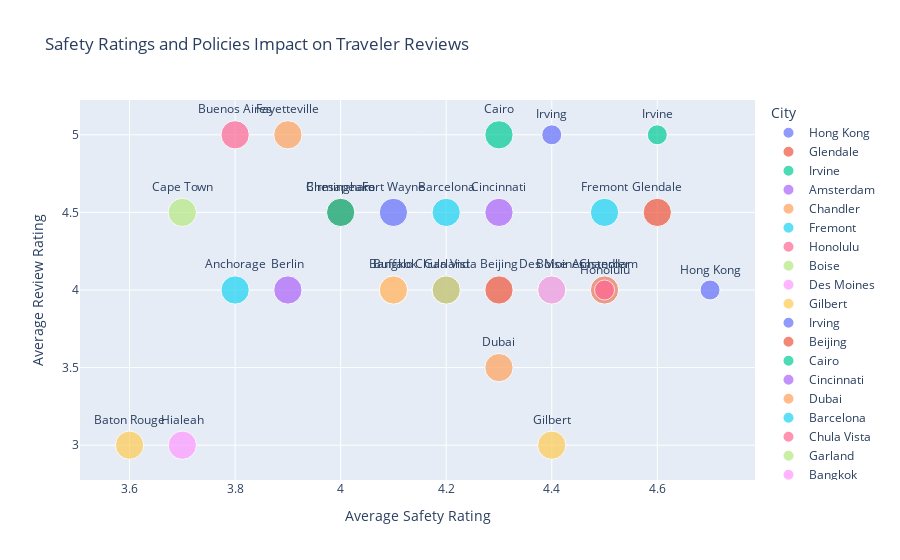

This figure's notebook cell:
### Markdown cell above
### Safety Ratings and Policies Impact on Traveler Reviews

### Code cell
# Execute the query
query = """
SELECT 
    S.City, 
    AVG(S.Safety_Rating) AS Avg_Safety_Rating, 
    COUNT(SP.Survey_ID) AS Total_Reviews, 
    AVG(SP.Rating) AS Avg_Review_Rating
FROM SafetyData S
JOIN Survey SP ON S.City = SP.City
GROUP BY S.City
ORDER BY Avg_Safety_Rating DESC;
"""
df = pd.read_sql(query, engine)

# Create a scatter plot with labeled cities
fig = px.scatter(
    df,
    x='Avg_Safety_Rating',
    y='Avg_Review_Rating',
    size='Total_Reviews',
    color='City',
    title='Safety Ratings and Policies Impact on Traveler Reviews',
    labels={'Avg_Safety_Rating': 'Average Safety Rating', 'Avg_Review_Rating': 'Average Review Rating'},
    text='City'  # Add text labels for cities
)

# Show the plot with city names visible
fig.update_traces(textposition='top center')  # Adjust text position for better visibility
fig.show()

### Figure 1 — Plotly figure (JSON) as saved in the notebook; plotly's stock layout.template omitted (floating-point values rounded to 4 significant figures)
{"data": [{"hovertemplate": "City=%{text}<br>Average Safety Rating=%{x}<br>Average Review Rating=%{y}<br>Total_Reviews=%{marker.size}<extra></extra>", "legendgroup": "Hong Kong", "marker": {"color": "#636efa", "size": [1], "sizemode": "area", "sizeref": 0.005, "symbol": "circle"}, "mode": "markers+text", "name": "Hong Kong", "orientation": "v", "showlegend": true, "text": ["Hong Kong"], "textposition": "top center", "type": "scatter", "x": [4.7], "xaxis": "x", "y": [4], "yaxis": "y"}, {"hovertemplate": "City=%{text}<br>Average Safety Rating=%{x}<br>Average Review Rating=%{y}<br>Total_Reviews=%{marker.size}<extra></extra>", "legendgroup": "Glendale", "marker": {"color": "#EF553B", "size": [2], "sizemode": "area", "sizeref": 0.005, "symbol": "circle"}, "mode": "markers+text", "name": "Glendale", "orientation": "v", "showlegend": true, "text": ["Glendale"], "textposition": "top center", "type": "scatter", "x": [4.6], "xaxis": "x", "y": [4.5], "yaxis": "y"}, {"hovertemplate": "City=%{text}<br>Average Safety Rating=%{x}<br>Average Review Rating=%{y}<br>Total_Reviews=%{marker.size}<extra></extra>", "legendgroup": "Irvine", "marker": {"color": "#00cc96", "size": [1], "sizemode": "area", "sizeref": 0.005, "symbol": "circle"}, "mode": "markers+text", "name": "Irvine", "orientation": "v", "showlegend": true, "text": ["Irvine"], "textposition": "top center", "type": "scatter", "x": [4.6], "xaxis": "x", "y": [5], "yaxis": "y"}, {"hovertemplate": "City=%{text}<br>Average Safety Rating=%{x}<br>Average Review Rating=%{y}<br>Total_Reviews=%{marker.size}<extra></extra>", "legendgroup": "Amsterdam", "marker": {"color": "#ab63fa", "size": [2], "sizemode": "area", "sizeref": 0.005, "symbol": "circle"}, "mode": "markers+text", "name": "Amsterdam", "orientation": "v", "showlegend": true, "text": ["Amsterdam"], "textposition": "top center", "type": "scatter", "x": [4.5], "xaxis": "x", "y": [4], "yaxis": "y"}, {"hovertemplate": "City=%{text}<br>Average Safety Rating=%{x}<br>Average Review Rating=%{y}<br>Total_Reviews=%{marker.size}<extra></extra>", "legendgroup": "Chandler", "marker": {"color": "#FFA15A", "size": [2], "sizemode": "area", "sizeref": 0.005, "symbol": "circle"}, "mode": "markers+text", "name": "Chandler", "orientation": "v", "showlegend": true, "text": ["Chandler"], "textposition": "top center", "type": "scatter", "x": [4.5], "xaxis": "x", "y": [4], "yaxis": "y"}, {"hovertemplate": "City=%{text}<br>Average Safety Rating=%{x}<br>Average Review Rating=%{y}<br>Total_Reviews=%{marker.size}<extra></extra>", "legendgroup": "Fremont", "marker": {"color": "#19d3f3", "size": [2], "sizemode": "area", "sizeref": 0.005, "symbol": "circle"}, "mode": "markers+text", "name": "Fremont", "orientation": "v", "showlegend": true, "text": ["Fremont"], "textposition": "top center", "type": "scatter", "x": [4.5], "xaxis": "x", "y": [4.5], "yaxis": "y"}, {"hovertemplate": "City=%{text}<br>Average Safety Rating=%{x}<br>Average Review Rating=%{y}<br>Total_Reviews=%{marker.size}<extra></extra>", "legendgroup": "Honolulu", "marker": {"color": "#FF6692", "size": [1], "sizemode": "area", "sizeref": 0.005, "symbol": "circle"}, "mode": "markers+text", "name": "Honolulu", "orientation": "v", "showlegend": true, "text": ["Honolulu"], "textposition": "top center", "type": "scatter", "x": [4.5], "xaxis": "x", "y": [4], "yaxis": "y"}, {"hovertemplate": "City=%{text}<br>Average Safety Rating=%{x}<br>Average Review Rating=%{y}<br>Total_Reviews=%{marker.size}<extra></extra>", "legendgroup": "Boise", "marker": {"color": "#B6E880", "size": [2], "sizemode": "area", "sizeref": 0.005, "symbol": "circle"}, "mode": "markers+text", "name": "Boise", "orientation": "v", "showlegend": true, "text": ["Boise"], "textposition": "top center", "type": "scatter", "x": [4.4], "xaxis": "x", "y": [4], "yaxis": "y"}, {"hovertemplate": "City=%{text}<br>Average Safety Rating=%{x}<br>Average Review Rating=%{y}<br>Total_Reviews=%{marker.size}<extra></extra>", "legendgroup": "Des Moines", "marker": {"color": "#FF97FF", "size": [2], "sizemode": "area", "sizeref": 0.005, "symbol": "circle"}, "mode": "markers+text", "name": "Des Moines", "orientation": "v", "showlegend": true, "text": ["Des Moines"], "textposition": "top center", "type": "scatter", "x": [4.4], "xaxis": "x", "y": [4], "yaxis": "y"}, {"hovertemplate": "City=%{text}<br>Average Safety Rating=%{x}<br>Average Review Rating=%{y}<br>Total_Reviews=%{marker.size}<extra></extra>", "legendgroup": "Gilbert", "marker": {"color": "#FECB52", "size": [2], "sizemode": "area", "sizeref": 0.005, "symbol": "circle"}, "mode": "markers+text", "name": "Gilbert", "orientation": "v", "showlegend": true, "text": ["Gilbert"], "textposition": "top center", "type": "scatter", "x": [4.4], "xaxis": "x", "y": [3], "yaxis": "y"}, {"hovertemplate": "City=%{text}<br>Average Safety Rating=%{x}<br>Average Review Rating=%{y}<br>Total_Reviews=%{marker.size}<extra></extra>", "legendgroup": "Irving", "marker": {"color": "#636efa", "size": [1], "sizemode": "area", "sizeref": 0.005, "symbol": "circle"}, "mode": "markers+text", "name": "Irving", "orientation": "v", "showlegend": true, "text": ["Irving"], "textposition": "top center", "type": "scatter", "x": [4.4], "xaxis": "x", "y": [5], "yaxis": "y"}, {"hovertemplate": "City=%{text}<br>Average Safety Rating=%{x}<br>Average Review Rating=%{y}<br>Total_Reviews=%{marker.size}<extra></extra>", "legendgroup": "Beijing", "marker": {"color": "#EF553B", "size": [2], "sizemode": "area", "sizeref": 0.005, "symbol": "circle"}, "mode": "markers+text", "name": "Beijing", "orientation": "v", "showlegend": true, "text": ["Beijing"], "textposition": "top center", "type": "scatter", "x": [4.3], "xaxis": "x", "y": [4], "yaxis": "y"}, {"hovertemplate": "City=%{text}<br>Average Safety Rating=%{x}<br>Average Review Rating=%{y}<br>Total_Reviews=%{marker.size}<extra></extra>", "legendgroup": "Cairo", "marker": {"color": "#00cc96", "size": [2], "sizemode": "area", "sizeref": 0.005, "symbol": "circle"}, "mode": "markers+text", "name": "Cairo", "orientation": "v", "showlegend": true, "text": ["Cairo"], "textposition": "top center", "type": "scatter", "x": [4.3], "xaxis": "x", "y": [5], "yaxis": "y"}, {"hovertemplate": "City=%{text}<br>Average Safety Rating=%{x}<br>Average Review Rating=%{y}<br>Total_Reviews=%{marker.size}<extra></extra>", "legendgroup": "Cincinnati", "marker": {"color": "#ab63fa", "size": [2], "sizemode": "area", "sizeref": 0.005, "symbol": "circle"}, "mode": "markers+text", "name": "Cincinnati", "orientation": "v", "showlegend": true, "text": ["Cincinnati"], "textposition": "top center", "type": "scatter", "x": [4.3], "xaxis": "x", "y": [4.5], "yaxis": "y"}, {"hovertemplate": "City=%{text}<br>Average Safety Rating=%{x}<br>Average Review Rating=%{y}<br>Total_Reviews=%{marker.size}<extra></extra>", "legendgroup": "Dubai", "marker": {"color": "#FFA15A", "size": [2], "sizemode": "area", "sizeref": 0.005, "symbol": "circle"}, "mode": "markers+text", "name": "Dubai", "orientation": "v", "showlegend": true, "text": ["Dubai"], "textposition": "top center", "type": "scatter", "x": [4.3], "xaxis": "x", "y": [3.5], "yaxis": "y"}, {"hovertemplate": "City=%{text}<br>Average Safety Rating=%{x}<br>Average Review Rating=%{y}<br>Total_Reviews=%{marker.size}<extra></extra>", "legendgroup": "Barcelona", "marker": {"color": "#19d3f3", "size": [2], "sizemode": "area", "sizeref": 0.005, "symbol": "circle"}, "mode": "markers+text", "name": "Barcelona", "orientation": "v", "showlegend": true, "text": ["Barcelona"], "textposition": "top center", "type": "scatter", "x": [4.2], "xaxis": "x", "y": [4.5], "yaxis": "y"}, {"hovertemplate": "City=%{text}<br>Average Safety Rating=%{x}<br>Average Review Rating=%{y}<br>Total_Reviews=%{marker.size}<extra></extra>", "legendgroup": "Chula Vista", "marker": {"color": "#FF6692", "size": [2], "sizemode": "area", "sizeref": 0.005, "symbol": "circle"}, "mode": "markers+text", "name": "Chula Vista", "orientation": "v", "showlegend": true, "text": ["Chula Vista"], "textposition": "top center", "type": "scatter", "x": [4.2], "xaxis": "x", "y": [4], "yaxis": "y"}, {"hovertemplate": "City=%{text}<br>Average Safety Rating=%{x}<br>Average Review Rating=%{y}<br>Total_Reviews=%{marker.size}<extra></extra>", "legendgroup": "Garland", "marker": {"color": "#B6E880", "size": [2], "sizemode": "area", "sizeref": 0.005, "symbol": "circle"}, "mode": "markers+text", "name": "Garland", "orientation": "v", "showlegend": true, "text": ["Garland"], "textposition": "top center", "type": "scatter", "x": [4.2], "xaxis": "x", "y": [4], "yaxis": "y"}, {"hovertemplate": "City=%{text}<br>Average Safety Rating=%{x}<br>Average Review Rating=%{y}<br>Total_Reviews=%{marker.size}<extra></extra>", "legendgroup": "Bangkok", "marker": {"color": "#FF97FF", "size": [2], "sizemode": "area", "sizeref": 0.005, "symbol": "circle"}, "mode": "markers+text", "name": "Bangkok", "orientation": "v", "showlegend": true, "text": ["Bangkok"], "textposition": "top center", "type": "scatter", "x": [4.1], "xaxis": "x", "y": [4], "yaxis": "y"}, {"hovertemplate": "City=%{text}<br>Average Safety Rating=%{x}<br>Average Review Rating=%{y}<br>Total_Reviews=%{marker.size}<extra></extra>", "legendgroup": "Buffalo", "marker": {"color": "#FECB52", "size": [2], "sizemode": "area", "sizeref": 0.005, "symbol": "circle"}, "mode": "markers+text", "name": "Buffalo", "orientation": "v", "showlegend": true, "text": ["Buffalo"], "textposition": "top center", "type": "scatter", "x": [4.1], "xaxis": "x", "y": [4], "yaxis": "y"}, {"hovertemplate": "City=%{text}<br>Average Safety Rating=%{x}<br>Average Review Rating=%{y}<br>Total_Reviews=%{marker.size}<extra></extra>", "legendgroup": "Fort Wayne", "marker": {"color": "#636efa", "size": [2], "sizemode": "area", "sizeref": 0.005, "symbol": "circle"}, "mode": "markers+text", "name": "Fort Wayne", "orientation": "v", "showlegend": true, "text": ["Fort Wayne"], "textposition": "top center", "type": "scatter", "x": [4.1], "xaxis": "x", "y": [4.5], "yaxis": "y"}, {"hovertemplate": "City=%{text}<br>Average Safety Rating=%{x}<br>Average Review Rating=%{y}<br>Total_Reviews=%{marker.size}<extra></extra>", "legendgroup": "Birmingham", "marker": {"color": "#EF553B", "size": [2], "sizemode": "area", "sizeref": 0.005, "symbol": "circle"}, "mode": "markers+text", "name": "Birmingham", "orientation": "v", "showlegend": true, "text": ["Birmingham"], "textposition": "top center", "type": "scatter", "x": [4], "xaxis": "x", "y": [4.5], "yaxis": "y"}, {"hovertemplate": "City=%{text}<br>Average Safety Rating=%{x}<br>Average Review Rating=%{y}<br>Total_Reviews=%{marker.size}<extra></extra>", "legendgroup": "Chesapeake", "marker": {"color": "#00cc96", "size": [2], "sizemode": "area", "sizeref": 0.005, "symbol": "circle"}, "mode": "markers+text", "name": "Chesapeake", "orientation": "v", "showlegend": true, "text": ["Chesapeake"], "textposition": "top center", "type": "scatter", "x": [4], "xaxis": "x", "y": [4.5], "yaxis": "y"}, {"hovertemplate": "City=%{text}<br>Average Safety Rating=%{x}<br>Average Review Rating=%{y}<br>Total_Reviews=%{marker.size}<extra></extra>", "legendgroup": "Berlin", "marker": {"color": "#ab63fa", "size": [2], "sizemode": "area", "sizeref": 0.005, "symbol": "circle"}, "mode": "markers+text", "name": "Berlin", "orientation": "v", "showlegend": true, "text": ["Berlin"], "textposition": "top center", "type": "scatter", "x": [3.9], "xaxis": "x", "y": [4], "yaxis": "y"}, {"hovertemplate": "City=%{text}<br>Average Safety Rating=%{x}<br>Average Review Rating=%{y}<br>Total_Reviews=%{marker.size}<extra></extra>", "legendgroup": "Fayetteville", "marker": {"color": "#FFA15A", "size": [2], "sizemode": "area", "sizeref": 0.005, "symbol": "circle"}, "mode": "markers+text", "name": "Fayetteville", "orientation": "v", "showlegend": true, "text": ["Fayetteville"], "textposition": "top center", "type": "scatter", "x": [3.9], "xaxis": "x", "y": [5], "yaxis": "y"}, {"hovertemplate": "City=%{text}<br>Average Safety Rating=%{x}<br>Average Review Rating=%{y}<br>Total_Reviews=%{marker.size}<extra></extra>", "legendgroup": "Anchorage", "marker": {"color": "#19d3f3", "size": [2], "sizemode": "area", "sizeref": 0.005, "symbol": "circle"}, "mode": "markers+text", "name": "Anchorage", "orientation": "v", "showlegend": true, "text": ["Anchorage"], "textposition": "top center", "type": "scatter", "x": [3.8], "xaxis": "x", "y": [4], "yaxis": "y"}, {"hovertemplate": "City=%{text}<br>Average Safety Rating=%{x}<br>Average Review Rating=%{y}<br>Total_Reviews=%{marker.size}<extra></extra>", "legendgroup": "Buenos Aires", "marker": {"color": "#FF6692", "size": [2], "sizemode": "area", "sizeref": 0.005, "symbol": "circle"}, "mode": "markers+text", "name": "Buenos Aires", "orientation": "v", "showlegend": true, "text": ["Buenos Aires"], "textposition": "top center", "type": "scatter", "x": [3.8], "xaxis": "x", "y": [5], "yaxis": "y"}, {"hovertemplate": "City=%{text}<br>Average Safety Rating=%{x}<br>Average Review Rating=%{y}<br>Total_Reviews=%{marker.size}<extra></extra>", "legendgroup": "Cape Town", "marker": {"color": "#B6E880", "size": [2], "sizemode": "area", "sizeref": 0.005, "symbol": "circle"}, "mode": "markers+text", "name": "Cape Town", "orientation": "v", "showlegend": true, "text": ["Cape Town"], "textposition": "top center", "type": "scatter", "x": [3.7], "xaxis": "x", "y": [4.5], "yaxis": "y"}, {"hovertemplate": "City=%{text}<br>Average Safety Rating=%{x}<br>Average Review Rating=%{y}<br>Total_Reviews=%{marker.size}<extra></extra>", "legendgroup": "Hialeah", "marker": {"color": "#FF97FF", "size": [2], "sizemode": "area", "sizeref": 0.005, "symbol": "circle"}, "mode": "markers+text", "name": "Hialeah", "orientation": "v", "showlegend": true, "text": ["Hialeah"], "textposition": "top center", "type": "scatter", "x": [3.7], "xaxis": "x", "y": [3], "yaxis": "y"}, {"hovertemplate": "City=%{text}<br>Average Safety Rating=%{x}<br>Average Review Rating=%{y}<br>Total_Reviews=%{marker.size}<extra></extra>", "legendgroup": "Baton Rouge", "marker": {"color": "#FECB52", "size": [2], "sizemode": "area", "sizeref": 0.005, "symbol": "circle"}, "mode": "markers+text", "name": "Baton Rouge", "orientation": "v", "showlegend": true, "text": ["Baton Rouge"], "textposition": "top center", "type": "scatter", "x": [3.6], "xaxis": "x", "y": [3], "yaxis": "y"}], "layout": {"autosize": true, "legend": {"itemsizing": "constant", "title": {"text": "City"}, "tracegroupgap": 0}, "title": {"text": "Safety Ratings and Policies Impact on Traveler Reviews"}, "xaxis": {"anchor": "y", "autorange": true, "domain": [0, 1], "range": [3.514, 4.78], "title": {"text": "Average Safety Rating"}, "type": "linear"}, "yaxis": {"anchor": "x", "autorange": true, "domain": [0, 1], "range": [2.619, 5.381], "title": {"text": "Average Review Rating"}, "type": "linear"}}}
